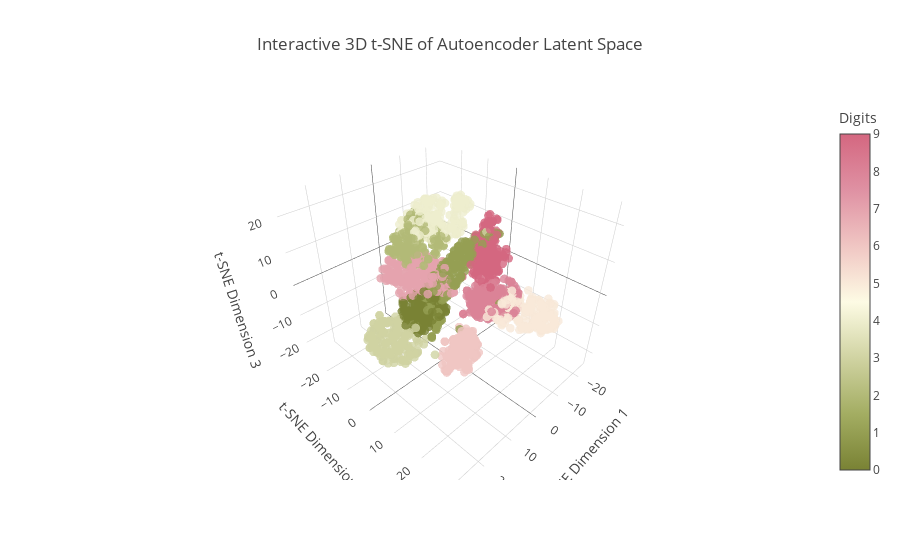

The notebook cell saved with this chart:
### Code cell
import numpy as np
import plotly.graph_objs as go

# Limit the number of points to reduce plot size
sample_size = 2000  # Reduce this number as needed
indices = np.random.choice(len(latent_vectors), size=sample_size, replace=False)

# Subsample the latent vectors and labels
latent_tsne_sampled = latent_tsne_3d[indices]
labels_sampled = np.array(labels)[indices]

# Create a scatter plot in Plotly
trace = go.Scatter3d(
    x=latent_tsne_sampled[:, 0], 
    y=latent_tsne_sampled[:, 1], 
    z=latent_tsne_sampled[:, 2],
    mode='markers',
    marker=dict(
        size=3,                      # Reduce marker size to save space
        color=labels_sampled,         # Set color to the digit labels
        colorscale='armyrose',        # Use a simple colorscale
        opacity=0.8,
        colorbar=dict(title="Digits")
    ),
    text=[f"Digit: {label}" for label in labels_sampled],  # Hover info
)

# Create layout
layout = go.Layout(
    title="Interactive 3D t-SNE of Autoencoder Latent Space",
    scene=dict(
        xaxis_title='t-SNE Dimension 1',
        yaxis_title='t-SNE Dimension 2',
        zaxis_title='t-SNE Dimension 3'
    ),
    autosize=True
)

# Create figure and plot
fig = go.Figure(data=[trace], layout=layout)
fig.write_html("tsne_3d_plot.html")
pio.show(fig)

### Figure 1 — Plotly figure (JSON) as saved in the notebook; plotly's stock layout.template omitted (floating-point values rounded to 4 significant figures; data arrays with more than 128 entries replaced by an {"elided": "..."} marker saying what was removed)
{"data": [{"marker": {"color": {"elided": "2000 int values"}, "colorbar": {"title": {"text": "Digits"}}, "colorscale": [[0, "rgb(121, 130, 52)"], [0.1667, "rgb(163, 173, 98)"], [0.3333, "rgb(208, 211, 162)"], [0.5, "rgb(253, 251, 228)"], [0.6667, "rgb(240, 198, 195)"], [0.8333, "rgb(223, 145, 163)"], [1, "rgb(212, 103, 128)"]], "opacity": 0.8, "size": 3}, "mode": "markers", "text": {"elided": "2000 str values"}, "type": "scatter3d", "x": {"elided": "2000 float values"}, "y": {"elided": "2000 float values"}, "z": {"elided": "2000 float values"}}], "layout": {"autosize": true, "scene": {"xaxis": {"title": {"text": "t-SNE Dimension 1"}}, "yaxis": {"title": {"text": "t-SNE Dimension 2"}}, "zaxis": {"title": {"text": "t-SNE Dimension 3"}}}, "title": {"text": "Interactive 3D t-SNE of Autoencoder Latent Space"}}}
